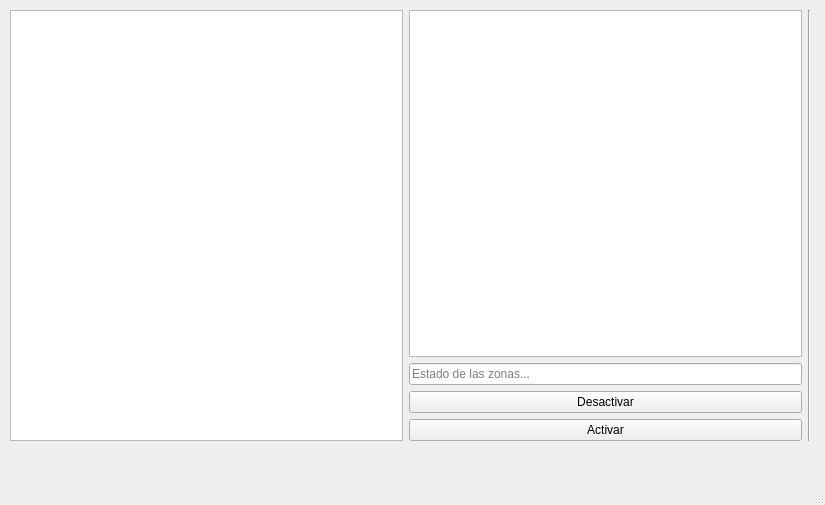
<?xml version="1.0" encoding="UTF-8"?>
<ui version="4.0">
 <class>HouseWindow</class>
 <widget class="QMainWindow" name="HouseWindow">
  <property name="geometry">
   <rect>
    <x>0</x>
    <y>0</y>
    <width>825</width>
    <height>505</height>
   </rect>
  </property>
  <property name="windowTitle">
   <string>MainWindow</string>
  </property>
  <widget class="QWidget" name="centralwidget">
   <widget class="QWidget" name="horizontalLayoutWidget">
    <property name="geometry">
     <rect>
      <x>10</x>
      <y>10</y>
      <width>801</width>
      <height>431</height>
     </rect>
    </property>
    <layout class="QHBoxLayout" name="horizontalLayout">
     <item>
      <widget class="QGraphicsView" name="houseRegion"/>
     </item>
     <item>
      <layout class="QVBoxLayout" name="verticalLayout">
       <item>
        <widget class="QGraphicsView" name="alarmRegion">
         <property name="sizeAdjustPolicy">
          <enum>QAbstractScrollArea::AdjustToContents</enum>
         </property>
        </widget>
       </item>
       <item>
        <widget class="QLineEdit" name="lineEdit">
         <property name="placeholderText">
          <string>Estado de las zonas...</string>
         </property>
        </widget>
       </item>
       <item>
        <widget class="QPushButton" name="pushButton_2">
         <property name="text">
          <string>Desactivar</string>
         </property>
        </widget>
       </item>
       <item>
        <widget class="QPushButton" name="pushButton">
         <property name="text">
          <string>Activar</string>
         </property>
        </widget>
       </item>
      </layout>
     </item>
     <item>
      <widget class="Line" name="line">
       <property name="orientation">
        <enum>Qt::Vertical</enum>
       </property>
      </widget>
     </item>
    </layout>
   </widget>
  </widget>
  <widget class="QMenuBar" name="menubar">
   <property name="geometry">
    <rect>
     <x>0</x>
     <y>0</y>
     <width>825</width>
     <height>22</height>
    </rect>
   </property>
  </widget>
  <widget class="QStatusBar" name="statusbar"/>
 </widget>
 <resources/>
 <connections/>
</ui>
